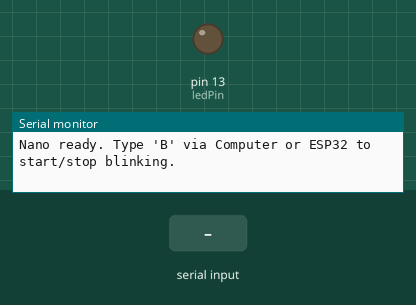
Bench run of a sketch on a simulated Arduino Nano, built with avr-gcc and run on an emulated ATmega328P. On the bench: output pins drawn as LEDs (lit = HIGH), the last lines printed to the serial monitor. Dashed ring = blinking. The test bench sets the inputs (shaded band).

Above: at 1.2 s.
1.3 s: "b\n" received over Serial
At 1.55 s:
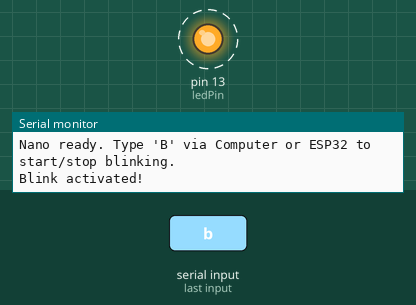
4.3 s: byte 98 ('b') received over Serial
At 5.3 s:
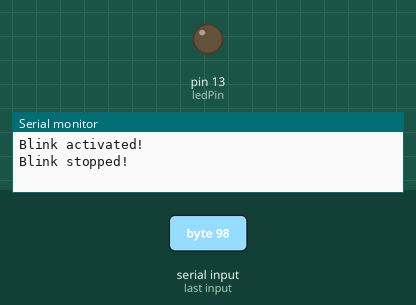
5.8 s: "b\n" received over the second serial link
At 6.54 s:
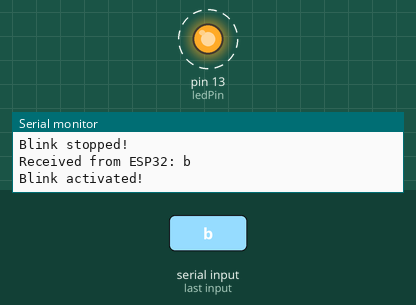
8.8 s: "B\n" received over the second serial link
At 8.8 s:
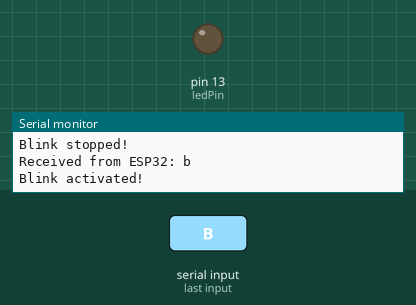
10.3 s: "B\n" received over Serial
At 10.55 s:
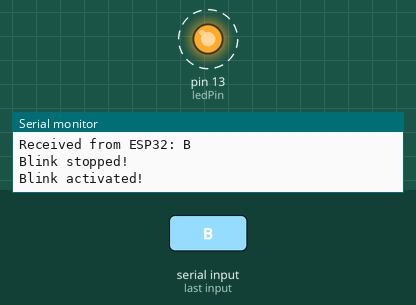
Timing chart, 0 to 17.3 s (numbered marks = the images above; inputs shaded):
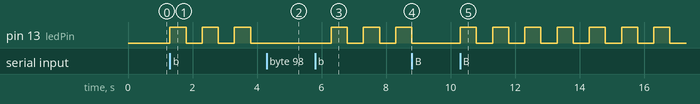

The sketch:

arduino.ino
```cpp
#include <SoftwareSerial.h>

#define SW_RX 10
#define SW_TX 11
SoftwareSerial ESPSerial(SW_RX, SW_TX);

const int ledPin = LED_BUILTIN;
int ledState = LOW;

unsigned long lastBlinkTime = 0;
const long blinkInterval = 500;

bool blinkActive = false;

// --- Declaraties van functies ---
void handleToggleCommand();

void setup() {
  Serial.begin(9600);
  ESPSerial.begin(9600);
  pinMode(ledPin, OUTPUT);

  Serial.println("Nano ready. Type 'B' via Computer or ESP32 to start/stop blinking.");
}

void loop() {
  // 1. Check commands from computer (USB)
  processComputerInput();

  // 2. Run blink logic if active
  if (blinkActive) {
    blinkBuiltInLed();
  }

  // 3. Check commands from ESP32
  processEspData();
}

void blinkBuiltInLed() {
  unsigned long currentMillis = millis();
  if (currentMillis - lastBlinkTime >= blinkInterval) {
    lastBlinkTime = currentMillis;
    ledState = !ledState;
    digitalWrite(ledPin, ledState);
  }
}

// Deze centrale functie regelt nu het daadwerkelijke aan/uit zetten
void handleToggleCommand() {
  blinkActive = !blinkActive;

  if (blinkActive) {
    Serial.println("Blink activated!");
  } else {
    Serial.println("Blink stopped!");
    digitalWrite(ledPin, LOW);
  }
}

void processComputerInput() {
  if (Serial.available() > 0) {
    char cmd = Serial.read();
    if (cmd == 'b' || cmd == 'B') {
      handleToggleCommand(); // Roep de centrale schakelaar aan
    }
  }
}

void processEspData() {
  if (ESPSerial.available() > 0) {
    String incoming = ESPSerial.readStringUntil('\n');
    incoming.trim();

    if (incoming.length() > 0) {
      Serial.print("Received from ESP32: ");
      Serial.println(incoming);

      // NIEUW: Als de ESP32 een 'b' of 'B' stuurt, schakel dan ook de LED!
      if (incoming == "b" || incoming == "B") {
        handleToggleCommand(); // Roep de centrale schakelaar aan
      }
    }
  }
}
```

Measured:
- after the input at 1.3 s, pin 13 (ledPin): alternates HIGH for 0.50 s and LOW for 0.50 s, starting at once
- after the input at 4.3 s, pin 13 (ledPin): stays LOW (without the input it goes to HIGH after 0.00 s)
- after the input at 5.8 s, pin 13 (ledPin): alternates HIGH for 0.50 s and LOW for 0.50 s, starting after 0.50 s
- after the input at 8.8 s, pin 13 (ledPin): stays LOW (without the input it goes to HIGH after 0.50 s)
- after the input at 10.3 s, pin 13 (ledPin): alternates HIGH for 0.50 s and LOW for 0.50 s, starting at once
